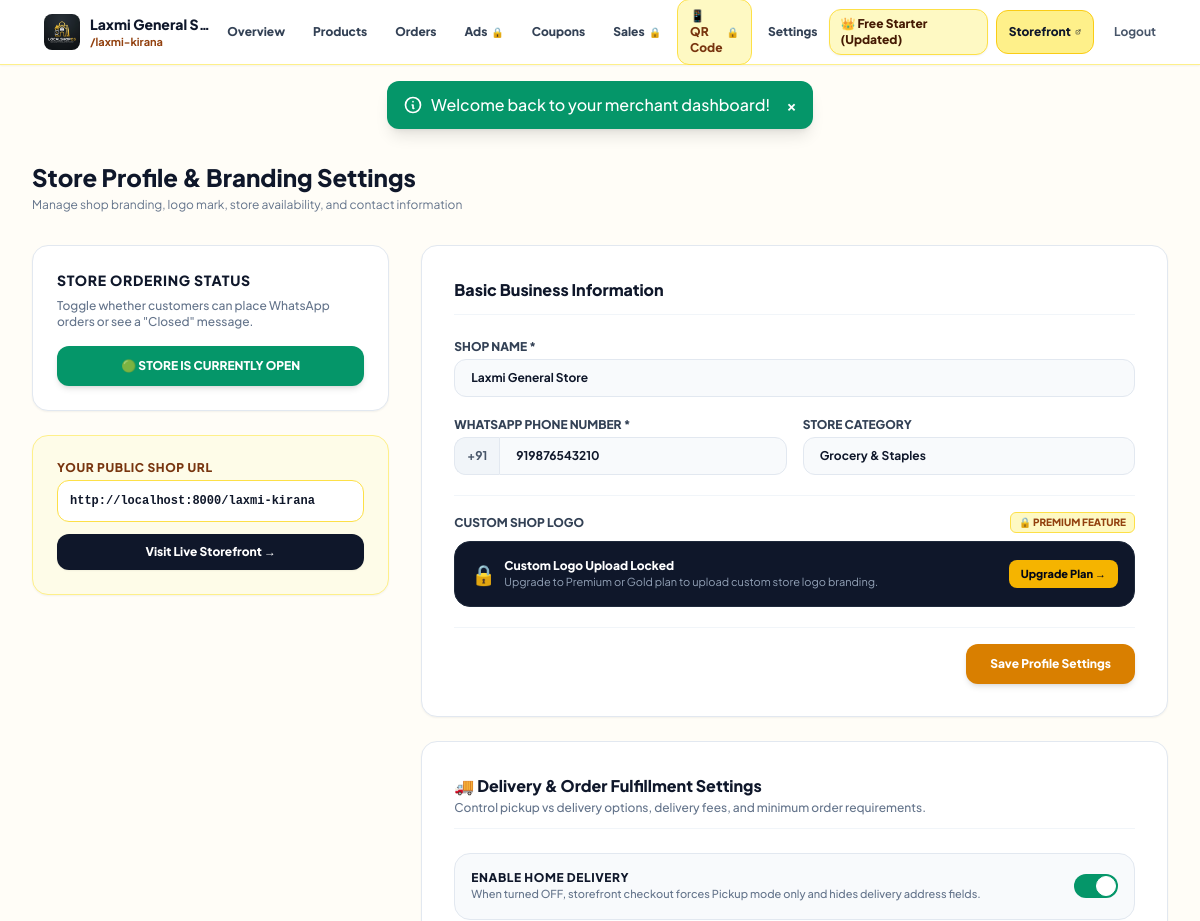
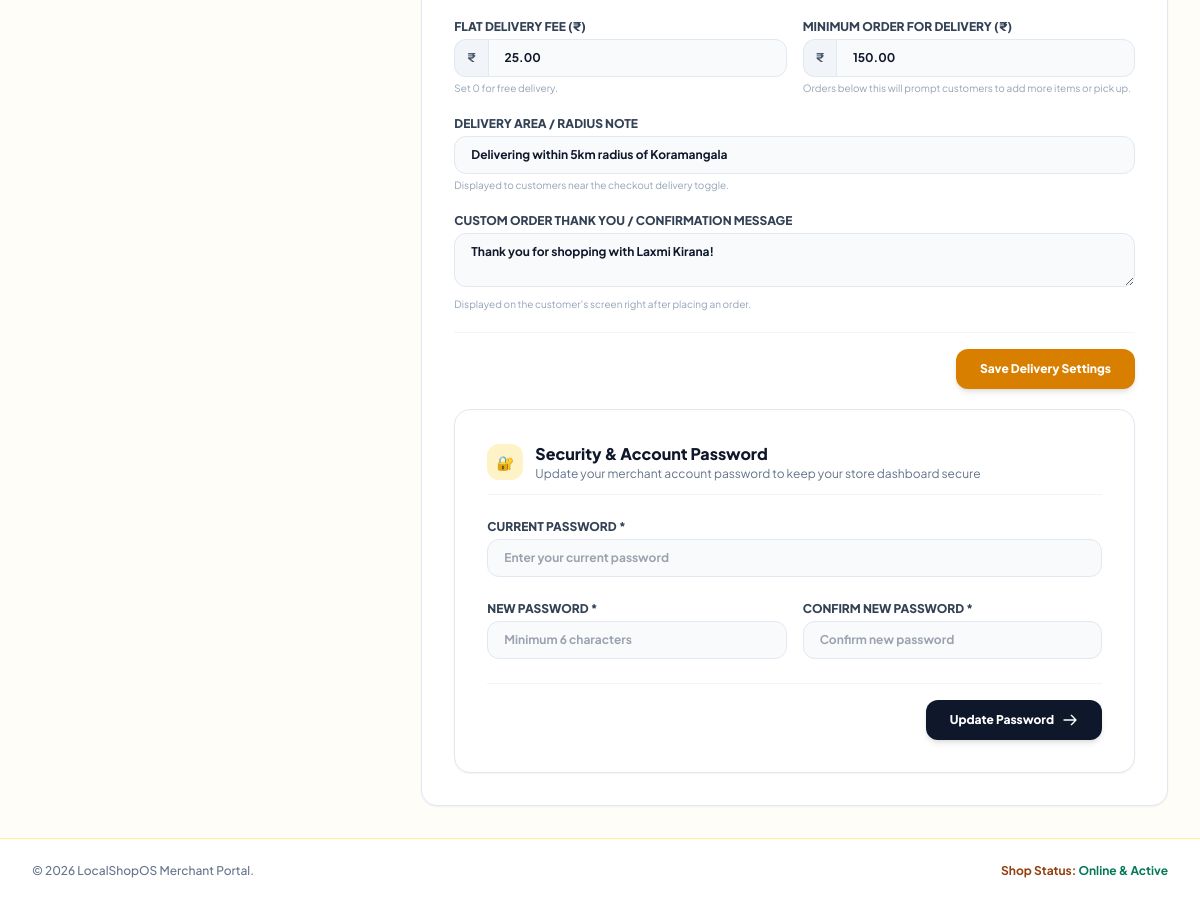
The page /dashboard/settings.php (signed in) on the database its author committed (2 pictures, top to bottom).
### tables this page shows
CREATE TABLE `tenants` (
  `id` int(11) NOT NULL AUTO_INCREMENT,
  `shop_name` varchar(255) NOT NULL,
  `subdomain` varchar(100) NOT NULL,
  `whatsapp_number` varchar(20) NOT NULL,
  `category` varchar(100) DEFAULT 'General Store',
  `logo_url` varchar(550) DEFAULT NULL,
  `product_limit` int(11) DEFAULT 30,
  `plan_status` varchar(20) DEFAULT 'trial',
  `trial_ends_at` datetime DEFAULT NULL,
  `plan_id` int(11) DEFAULT NULL,
  `is_open` tinyint(1) DEFAULT 1,
  `last_login_at` datetime DEFAULT NULL,
  `delivery_enabled` tinyint(1) DEFAULT 1,
  `delivery_fee` decimal(10,2) DEFAULT 0.00,
  `min_delivery_order` decimal(10,2) DEFAULT 0.00,
  `delivery_area_note` varchar(255) DEFAULT NULL,
  `order_thank_you_msg` text DEFAULT NULL,
  `created_at` datetime DEFAULT current_timestamp(),
  PRIMARY KEY (`id`),
  UNIQUE KEY `subdomain` (`subdomain`),
  KEY `subdomain_2` (`subdomain`),
  KEY `plan_status` (`plan_status`),
  KEY `plan_id` (`plan_id`),
  CONSTRAINT `tenants_ibfk_1` FOREIGN KEY (`plan_id`) REFERENCES `plans` (`id`) ON DELETE SET NULL
);

CREATE TABLE `plans` (
  `id` int(11) NOT NULL AUTO_INCREMENT,
  `name` varchar(255) NOT NULL,
  `price` decimal(10,2) DEFAULT 0.00,
  `billing_period` varchar(50) DEFAULT 'monthly',
  `product_limit` int(11) DEFAULT 30,
  `is_default` tinyint(1) DEFAULT 0,
  `created_at` datetime DEFAULT current_timestamp(),
  PRIMARY KEY (`id`)
);

### dashboard/settings.php (the view, shortened to what the rows shown need)
<?php
require_once __DIR__ . '/header.php';
$stmt = $pdo->prepare("SELECT * FROM tenants WHERE id = ?");
$stmt->execute([$tenantId]);
$tenant = $stmt->fetch();
?>
<div class="mb-8 flex flex-col md:flex-row md:items-center justify-between gap-4">
  <div>
    <h1 class="text-2xl font-black text-slate-900">Store Profile & Branding Settings</h1>
  </div>
</div>
<div class="grid grid-cols-1 lg:grid-cols-3 gap-8">
  <div class="space-y-6">
    <div class="app-card p-6 rounded-2xl bg-brand-50 border border-brand-200 shadow-sm">
      <h3 class="text-xs font-black text-amber-900 uppercase tracking-wider mb-1">Your Public Shop URL</h3>
      <div class="bg-white p-3 rounded-xl border border-brand-300 font-mono text-xs text-slate-900 font-bold mb-3 truncate">
        http://localhost:8000/<?= htmlspecialchars($tenant['subdomain']) ?>
      </div>
      <a href="/<?=  urlencode($tenant['subdomain']) ?>" target="_blank"
         class="w-full py-2.5 bg-slate-900 hover:bg-slate-800 text-white font-black text-xs rounded-xl shadow-sm flex items-center justify-center space-x-1">
        <span>Visit Live Storefront &rarr;</span>
      </a>
    </div>
  </div>
  <div class="lg:col-span-2">
    <div class="app-card p-6 sm:p-8 rounded-2xl bg-white border border-slate-200 shadow-sm space-y-6">
      <form method="POST" action="/dashboard/settings.php" enctype="multipart/form-data" data-no-ajax class="space-y-5">
        <div>
          <label class="block text-xs font-black uppercase text-slate-700 mb-1">Shop Name *</label>
          <input type="text" name="shop_name" value="<?= htmlspecialchars($tenant['shop_name']) ?>" required
                 class="w-full px-4 py-2.5 bg-slate-50 border border-slate-200 rounded-xl text-xs font-bold text-slate-900">
        </div>
        <div class="grid grid-cols-1 sm:grid-cols-2 gap-4">
          <div>
            <div class="flex">
              <span class="inline-flex items-center px-3 rounded-l-xl border border-r-0 border-slate-200 bg-slate-100 text-xs font-bold text-slate-600">+91</span>
              <input type="text" name="whatsapp_number" value="<?= htmlspecialchars($tenant['whatsapp_number']) ?>" required
                     class="w-full px-4 py-2.5 bg-slate-50 border border-slate-200 rounded-r-xl text-xs font-bold text-slate-900">
            </div>
          </div>
          <div>
            <label class="block text-xs font-black uppercase text-slate-700 mb-1">Store Category</label>
            <input type="text" name="category" value="<?= htmlspecialchars($tenant['category']) ?>" placeholder="e.g. Kirana & Grocery"
                   class="w-full px-4 py-2.5 bg-slate-50 border border-slate-200 rounded-xl text-xs font-bold text-slate-900">
          </div>
        </div>
      </form>
    </div>
    <div class="app-card p-6 sm:p-8 rounded-2xl bg-white border border-slate-200 shadow-sm space-y-6 mt-6">
      <form method="POST" action="/dashboard/settings.php" data-no-ajax class="space-y-5">
        <div class="grid grid-cols-1 sm:grid-cols-2 gap-4">
          <div>
            <div class="flex">
              <span class="inline-flex items-center px-3 rounded-l-xl border border-r-0 border-slate-200 bg-slate-100 text-xs font-bold text-slate-600">₹</span>
              <input type="number" step="0.01" min="0" name="delivery_fee" value="<?= htmlspecialchars($tenant['delivery_fee'] ?? '0.00') ?>"
                     class="w-full px-4 py-2.5 bg-slate-50 border border-slate-200 rounded-r-xl text-xs font-bold text-slate-900" placeholder="0.00 (Free)">
            </div>
          </div>
          <div>
            <div class="flex">
              <span class="inline-flex items-center px-3 rounded-l-xl border border-r-0 border-slate-200 bg-slate-100 text-xs font-bold text-slate-600">₹</span>
              <input type="number" step="0.01" min="0" name="min_delivery_order" value="<?= htmlspecialchars($tenant['min_delivery_order'] ?? '0.00') ?>"
                     class="w-full px-4 py-2.5 bg-slate-50 border border-slate-200 rounded-r-xl text-xs font-bold text-slate-900" placeholder="e.g. 200.00">
            </div>
          </div>
        </div>
        <div>
          <label class="block text-xs font-black uppercase text-slate-700 mb-1">Delivery Area / Radius Note</label>
          <input type="text" name="delivery_area_note" value="<?= htmlspecialchars($tenant['delivery_area_note'] ?? '') ?>" placeholder="e.g. Delivering within 3km of shop (MG Road area)"
                 class="w-full px-4 py-2.5 bg-slate-50 border border-slate-200 rounded-xl text-xs font-bold text-slate-900">
          <p class="text-[10px] text-slate-400 mt-1">Displayed to customers near the checkout delivery toggle.</p>
        </div>
        <div>
          <label class="block text-xs font-black uppercase text-slate-700 mb-1">Custom Order Thank You / Confirmation Message</label>
          <textarea name="order_thank_you_msg" rows="2" placeholder="e.g. Thanks for ordering from Laxmi Kirana! We will confirm your delivery time on WhatsApp shortly."
                    class="w-full px-4 py-2.5 bg-slate-50 border border-slate-200 rounded-xl text-xs font-bold text-slate-900"><?= htmlspecialchars($tenant['order_thank_you_msg'] ?? '') ?></textarea>
          <p class="text-[10px] text-slate-400 mt-1">Displayed on the customer's screen right after placing an order.</p>
        </div>
  </div>
</div>
<?php require_once __DIR__ . '/footer.php'; ?>

### dashboard/header.php (shortened to what the rows shown need)
<?php
$tenantId  = get_logged_tenant_id();
$shopName  = $_SESSION['shop_name'] ?? 'My Shop';
$pdo = getDBConnection();
$tenantCheckStmt = $pdo->prepare("SELECT t.*, p.name as plan_name FROM tenants t LEFT JOIN plans p ON t.plan_id = p.id WHERE t.id = ?");
$tenantCheckStmt->execute([$tenantId]);
$tenantInfo = $tenantCheckStmt->fetch();
$planName   = $tenantInfo && !empty($tenantInfo['plan_name']) ? $tenantInfo['plan_name'] : 'Starter Free';
?>
<!DOCTYPE html>
<html lang="en" class="h-full font-sans antialiased bg-[#FFFDF7] text-slate-900">
<head>
    <script src="https://cdn.tailwindcss.com"></script>
</head>
<body class="min-h-full flex flex-col justify-between bg-[#FFFDF7] text-slate-900 overflow-x-hidden">
<header class="sticky top-0 z-40 app-nav shadow-sm">
  <div class="max-w-7xl mx-auto px-4 sm:px-6 lg:px-8">
    <div class="flex items-center justify-between h-16">
      <div class="flex items-center space-x-3">
        <a href="/dashboard/index.php" class="flex items-center space-x-2.5">
          <div class="truncate max-w-[130px] sm:max-w-xs">
            <h1 class="font-black text-xs sm:text-sm text-slate-900 leading-tight flex items-center gap-1.5 truncate">
              <span class="truncate"><?= htmlspecialchars($shopName) ?></span>
            </h1>
          </div>
        </a>
      </div>
      <div class="flex items-center space-x-2">
        <a href="/dashboard/plans.php" class="px-2.5 py-1.5 bg-brand-100 hover:bg-brand-200 border border-brand-300 text-amber-950 rounded-xl text-[11px] sm:text-xs font-black transition-all flex items-center space-x-1 shadow-sm">
          <span>👑 <?= htmlspecialchars($planName) ?></span>
        </a>
      </div>
    </div>
  </div>
</header>
<main class="max-w-7xl mx-auto px-4 sm:px-6 lg:px-8 py-6 sm:py-8 flex-1 w-full">

### rows shown on the page
tenants: plan.name "Free Starter (Updated)", subdomain "laxmi-kirana", shop_name "Laxmi General Store", whatsapp_number "919876543210", category "Grocery & Staples", delivery_fee "25.00", min_delivery_order "150.00", delivery_area_note "Delivering within 5km radius of Koramangala", order_thank_you_msg "Thank you for shopping with Laxmi Kirana!"

### other values the page prints
$shopName "Laxmi General S…"
$subdomain "laxmi-kirana"
$flash['message'] "Welcome back to your merchant dashboard!"
